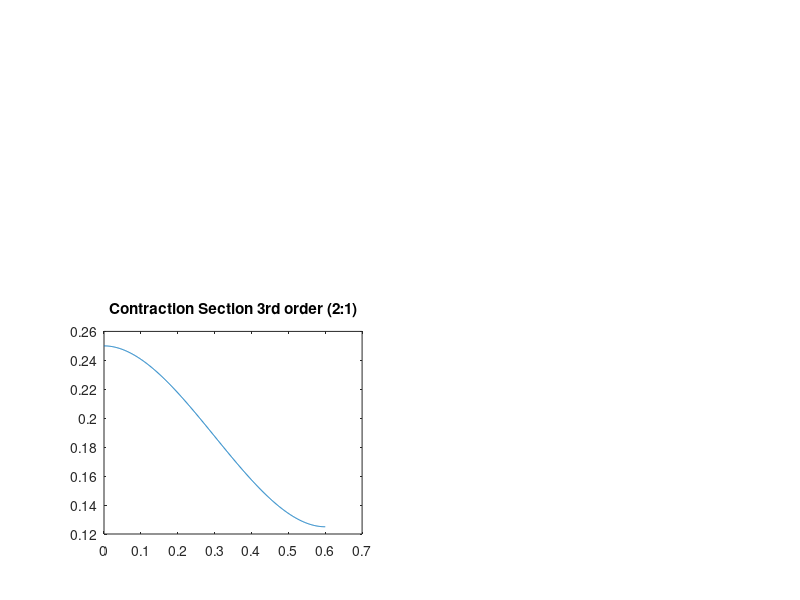

The MATLAB source for this figure:
clc
clear all
close all

o=250e-3/2;%Outlet half-width
i=o*2;%Inlet half-width;contraction ratio is i/o
Lc=600e-3;%Length of contraction section
xc=[0:1e-3:Lc]';%x coordinate points of section
yc=i-(i-o).*(-2.*(xc./Lc).^3+3.*(xc./Lc).^2);%y coorinates to model 3rd order curve
zc=zeros(601,1);%z coordinates to model 5th ordercurve
subplot(223)
plot(xc,yc)
title('Contraction Section 3rd order (2:1)')
hold on

Lt=0.8;%Length of contraction section
xt=[0.6:1e-3:(Lc+Lt)]';%x coordinate points of section
for i=1:length(xt)
    yt(i)=o;%y coordinates
    i=i+1e-3;
end
yt=yt';
zt=zeros(801,1);%z coordinates to model 5th ordercurve

%  filename = '3poly Contraction Section.xlsx';
%  sheet = 1;
%  xlRange = 'A2';
%  xlswrite(filename,xc,sheet,xlRange)
%  filename = '3poly Contraction Section.xlsx';
%  sheet = 1;
%  xlRange = 'B2';
%  xlswrite(filename,yc,sheet,xlRange)
%   filename = '3poly Contraction Section.xlsx';
%  sheet = 1;
%  xlRange = 'C2';
%  xlswrite(filename,zc,sheet,xlRange)
% 
%  